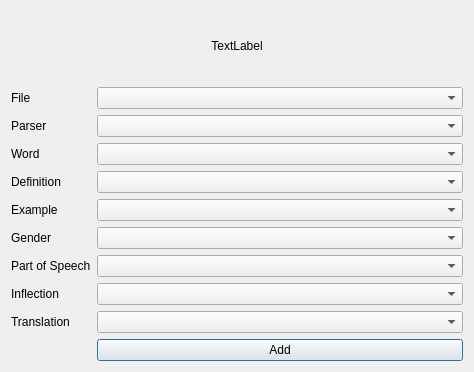
<?xml version="1.0" encoding="UTF-8"?>
<ui version="4.0">
 <class>Dialog</class>
 <widget class="QDialog" name="Dialog">
  <property name="geometry">
   <rect>
    <x>0</x>
    <y>0</y>
    <width>474</width>
    <height>372</height>
   </rect>
  </property>
  <property name="windowTitle">
   <string/>
  </property>
  <layout class="QVBoxLayout" name="verticalLayout">
   <item>
    <widget class="QLabel" name="icon">
     <property name="text">
      <string>TextLabel</string>
     </property>
     <property name="alignment">
      <set>Qt::AlignCenter</set>
     </property>
    </widget>
   </item>
   <item>
    <layout class="QFormLayout" name="formLayout">
     <item row="10" column="1">
      <widget class="QPushButton" name="addButton">
       <property name="text">
        <string>Add</string>
       </property>
      </widget>
     </item>
     <item row="0" column="0">
      <widget class="QLabel" name="label_6">
       <property name="text">
        <string>File</string>
       </property>
      </widget>
     </item>
     <item row="0" column="1">
      <widget class="QComboBox" name="fileComboBox"/>
     </item>
     <item row="1" column="1">
      <widget class="QComboBox" name="parserComboBox"/>
     </item>
     <item row="2" column="1">
      <widget class="QComboBox" name="wordFieldComboBox"/>
     </item>
     <item row="3" column="1">
      <widget class="QComboBox" name="definitionFieldComboBox"/>
     </item>
     <item row="4" column="1">
      <widget class="QComboBox" name="exampleFieldComboBox"/>
     </item>
     <item row="5" column="1">
      <widget class="QComboBox" name="genderFieldComboBox"/>
     </item>
     <item row="6" column="1">
      <widget class="QComboBox" name="POSFieldComboBox"/>
     </item>
     <item row="7" column="1">
      <widget class="QComboBox" name="inflectionFieldComboBox"/>
     </item>
     <item row="8" column="1">
      <widget class="QComboBox" name="translationFieldComboBox"/>
     </item>
     <item row="1" column="0">
      <widget class="QLabel" name="label_8">
       <property name="text">
        <string>Parser</string>
       </property>
      </widget>
     </item>
     <item row="2" column="0">
      <widget class="QLabel" name="label">
       <property name="text">
        <string>Word</string>
       </property>
      </widget>
     </item>
     <item row="3" column="0">
      <widget class="QLabel" name="label_2">
       <property name="text">
        <string>Definition</string>
       </property>
      </widget>
     </item>
     <item row="4" column="0">
      <widget class="QLabel" name="label_3">
       <property name="text">
        <string>Example</string>
       </property>
      </widget>
     </item>
     <item row="5" column="0">
      <widget class="QLabel" name="label_4">
       <property name="text">
        <string>Gender</string>
       </property>
      </widget>
     </item>
     <item row="6" column="0">
      <widget class="QLabel" name="label_5">
       <property name="text">
        <string>Part of Speech</string>
       </property>
      </widget>
     </item>
     <item row="7" column="0">
      <widget class="QLabel" name="label_9">
       <property name="text">
        <string>Inflection</string>
       </property>
      </widget>
     </item>
     <item row="8" column="0">
      <widget class="QLabel" name="label_10">
       <property name="text">
        <string>Translation</string>
       </property>
      </widget>
     </item>
    </layout>
   </item>
  </layout>
 </widget>
 <tabstops>
  <tabstop>addButton</tabstop>
 </tabstops>
 <resources/>
 <connections/>
</ui>
